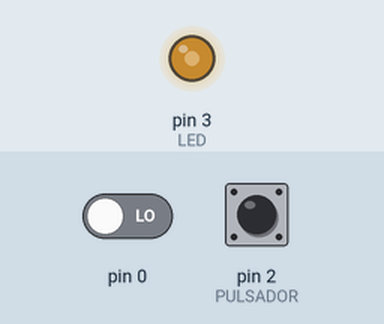
A sketch run on a simulated Arduino Uno, built with avr-gcc and run on an emulated ATmega328P. On the bench: output pins drawn as LEDs (lit = HIGH). Inputs (shaded band) come from the test bench; at power-on: pin 2 (PULSADOR) HIGH, pin 0 LOW.

Above: at 1.2 s.
1.3 s: pin 2 (PULSADOR) pulled LOW for 0.15 s
At 1.42 s:
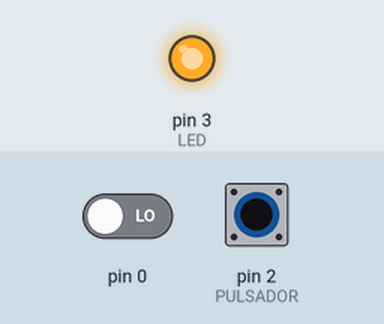
2.9 s: pin 0 driven HIGH
At 3.7 s:
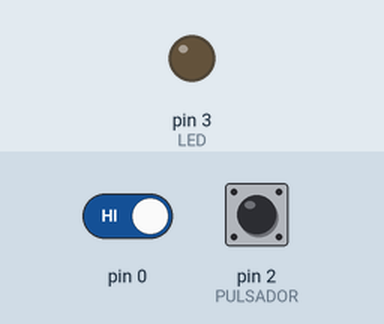
4.4 s: pin 0 driven LOW
At 4.9 s:
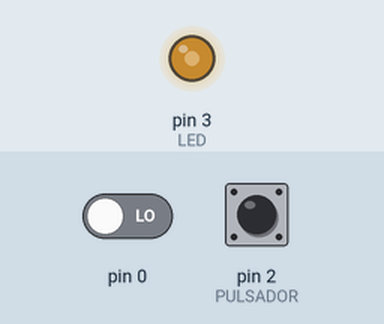
5.9 s: pin 2 (PULSADOR) pulled LOW for 1 s
At 6.7 s:
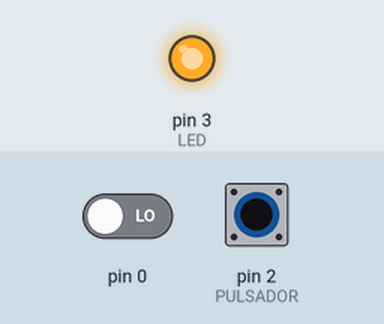
Timing chart, 0 to 8.9 s (numbered marks = the images above; inputs shaded):
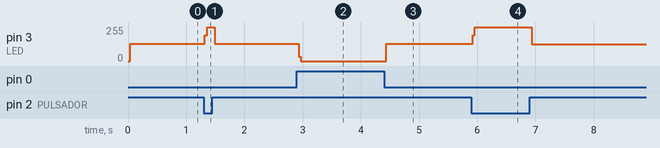

Measured:
- after the input at 1.3 s, pin 3 (LED): 131/255 → 255/255 at once, → 131/255 0.17 s later
- after the input at 2.9 s, pin 3 (LED): 131/255 → 0/255 at once
- after the input at 4.4 s, pin 3 (LED): 0/255 → 131/255 at once
- after the input at 5.9 s, pin 3 (LED): 131/255 → 255/255 at once, → 124/255 1.0 s later

The sketch:

pulsador.ino
```cpp
int PULSADOR = 2; // Variable entera (int)
int LED =3;
int ESTADO = LOW;
void setup() {
  pinMode(PULSADOR,INPUT); //Conecatdo al pulsador, entrada
  pinMode(LED,OUTPUT); // LED , salida


}

void loop() {
  while(digitalRead(PULSADOR)==LOW){

  }
  ESTADO = digitalRead(LED);
  digitalWrite(LED,!ESTADO); // CAMBIAMOS EL VALOR DEL LED (!ESTADO)
  while(digitalRead(PULSADOR==HIGH)){

  }

}
```
